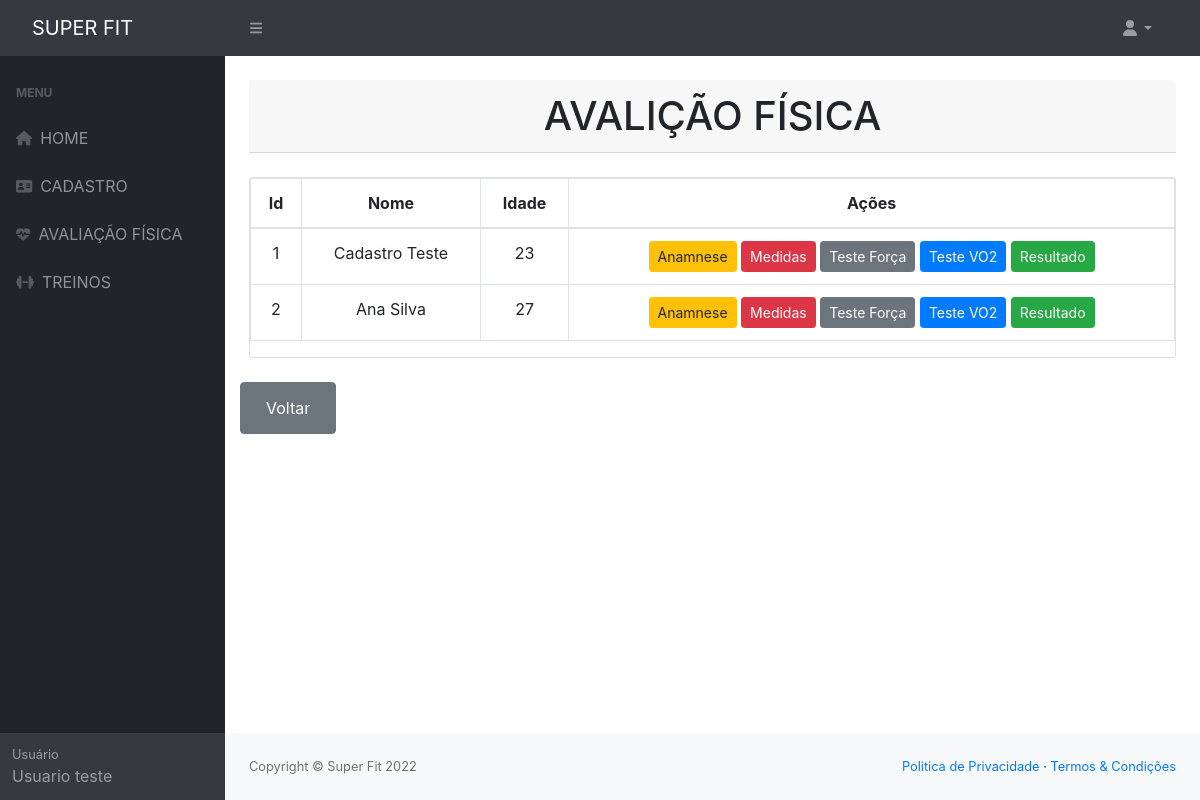
The app's page /cadastro-avaliacao.php (signed in) with its own data.
### tables this page shows
CREATE TABLE `alunos` (
  `idAluno` int NOT NULL,
  `nome` varchar(200) NOT NULL,
  `dataNascimento` date DEFAULT NULL,
  `idade` int DEFAULT NULL,
  `sexo` varchar(10) DEFAULT NULL,
  `cpf` varchar(15) NOT NULL,
  `rg` varchar(15) DEFAULT NULL,
  `telefone` varchar(45) DEFAULT NULL,
  `celular` varchar(45) NOT NULL,
  `cep` varchar(15) DEFAULT NULL,
  `estado` varchar(100) DEFAULT NULL,
  `cidade` varchar(100) DEFAULT NULL,
  `endereco` varchar(100) DEFAULT NULL,
  `email` varchar(100) NOT NULL,
  `senha` varchar(10) NOT NULL,
  `dataCadastro` date DEFAULT NULL
);

### conexao/Conexao.php (called while the page is built)
<?php
class Conexao
{
    public static $instance;
    public static function getConexao()
    {
        if(!isset(self::$instance)){
            self::$instance = new PDO('mysql:host=localhost;dbname=mydb', 'root', 'root', array(PDO::MYSQL_ATTR_INIT_COMMAND => "SET NAMES utf8"));
            self::$instance->setAttribute(PDO::ATTR_ERRMODE, PDO::ERRMODE_EXCEPTION);
            self::$instance->setAttribute(PDO::ATTR_ORACLE_NULLS, PDO::NULL_EMPTY_STRING);
        }
        return self::$instance;
    }
}
?>

### dao/AlunoDAO.php (called while the page is built, shortened)
<?php
    class AlunoDAO
    {
        public function read() {
            try {
                $sql = "SELECT * FROM alunos ORDER BY idAluno ASC";
                $result = Conexao::getConexao()->query($sql);
                $lista = $result->fetchAll(PDO::FETCH_ASSOC);
                $f_lista = array();
                foreach ($lista as $l) {
                    $f_lista[] = $this->listaAlunos($l);
                }
                return $f_lista;
            } catch (Exception $e) {
                print "Ocorreu um erro ao tentar Buscar Todos." . $e;
            }
        }
        private function listaAlunos($row) {
            $aluno = new Aluno();
            $aluno->setIdAluno($row['idAluno']);
            $aluno->setNome($row['nome']);
            $aluno->setDataNascimento($row['dataNascimento']);
            $aluno->setIdade($row['dataNascimento']);
            $aluno->setSexo($row['sexo']);
            $aluno->setCpf($row['cpf']);
            $aluno->setRg($row['rg']);
            $aluno->setTelefone($row['telefone']);
            $aluno->setCelular($row['celular']);
            $aluno->setCep($row['cep']);
            $aluno->setEstado($row['estado']);
            $aluno->setCidade($row['cidade']);
            $aluno->setEndereco($row['endereco']);
            $aluno->setEmail($row['email']);
            $aluno->setSenha($row['senha']);
            $aluno->setDataCadastro($row['dataCadastro']);
            return $aluno;
        }
    }
?>

### model/Aluno.php (called while the page is built, shortened)
<?php
    Class Aluno{
        private $idAluno;
        private $nome;
        private $idade;
        function getIdAluno()
        {
            return $this->idAluno;
        }
        function setIdAluno($idAluno)
        {
            $this->idAluno = $idAluno;
        }
        function getNome()
        {
            return $this->nome;
        }
        function setNome($nome)
        {
            $this->nome = $nome;
        }
        function getIdade()
        {
            return $this->idade;
        }
        function setIdade($dataNascimento)
        {
            list($ano, $mes, $dia) = explode('-', $dataNascimento);
            $hoje = mktime(0, 0, 0, date('m'), date('d'), date('Y'));
            $nascimento = mktime( 0, 0, 0, $mes, $dia, $ano);
            $idade = floor((((($hoje - $nascimento) / 60) / 60) / 24) / 365.25);
            $this->idade = $idade;
        }
    }
?>

### cadastro-avaliacao.php (the view, shortened to what this page needs)
<?php
include_once('include/header.php');
include_once('include/navbar.php');
include_once('include/sidebar.php');
include_once('./conexao/Conexao.php');
include_once('./model/Aluno.php');
include_once('./dao/AlunoDAO.php');
$alunodao = new AlunoDAO();
?>
<main>
    <div class="container-fluid px-4 text-center">
        <h1 class="card-header mt-4">AVALIÇÃO FÍSICA</h1>
        <br>
        <div class="card mb-4">
            <table class="table table-bordered">
                <thead>
                    <tr>
                        <th>Id</th>
                        <th>Nome</th>
                        <th>Idade</th>
                        <th>Ações</th>
                    </tr>
                </thead>
                <tbody>
                    <?php foreach ($alunodao->read() as $aluno): ?>
                        <tr>
                            <td>
                                <?= $aluno->getIdAluno() ?>
                            </td>
                            <td>
                                <?= $aluno->getNome() ?>
                            </td>
                            <td>
                                <?= $aluno->getIdade() ?>
                            </td>
                            <td class="text-center">
                                <button class="btn  btn-warning btn-sm" data-toggle="modal"
                                    data-target="#anamnese><?= $aluno->getIdAluno() ?>"> Anamnese </button>
                                <button class="btn  btn-danger btn-sm" data-toggle="modal"
                                    data-target="#medidas><?= $aluno->getIdAluno() ?>"> Medidas </button>
                                <button class="btn  btn-secondary btn-sm" data-toggle="modal"
                                    data-target="#forca><?= $aluno->getIdAluno() ?>"> Teste Força </button>
                                <button class="btn  btn-primary btn-sm" data-toggle="modal"
                                    data-target="#vo><?= $aluno->getIdAluno() ?>"> Teste VO2 </button>
                                <button class="btn  btn-success btn-sm" data-toggle="modal"
                                    data-target="#resultado><?= $aluno->getIdAluno() ?>"> Resultado </button>
                            </td>
                        </tr>
                    <?php endforeach ?>
                </tbody>
            </table>
        </div>
    </div>
    <div class="col-sm-1 mt-4 mb-0">
        <button type="button" class="btn btn-secondary"><a class="btn btn-secondary btn-block"
                href="avaliacao.php">Voltar</a></button>
    </div>
</main>
<?php
include_once('include/footer.php');
?>

### records on screen
alunos: idAluno "1", nome "Cadastro Teste", idade "23"
alunos: idAluno "2", nome "Ana Silva", idade "27"
